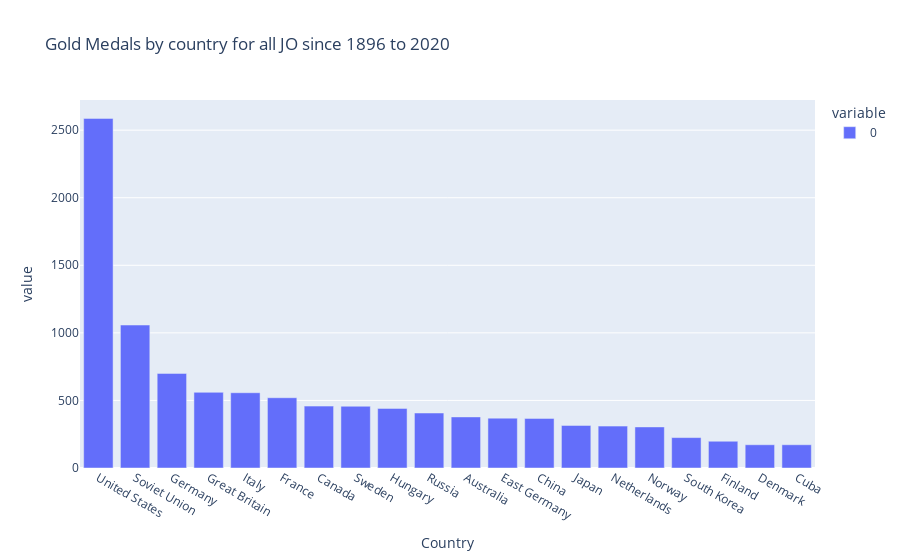

Write notebook code for a chart like this one.
### Code cell
px.bar(df[df['Medal']== 'Gold'].groupby('Country').size().sort_values(ascending=False).head(20), title='Gold Medals by country for all JO since 1896 to 2020')

### Figure 1 — Plotly figure (JSON) as saved in the notebook; plotly's stock layout.template omitted (floating-point values rounded to 4 significant figures)
{"data": [{"alignmentgroup": "True", "hovertemplate": "variable=0<br>Country=%{x}<br>value=%{y}<extra></extra>", "legendgroup": "0", "marker": {"color": "#636efa", "pattern": {"shape": ""}}, "name": "0", "offsetgroup": "0", "orientation": "v", "showlegend": true, "textposition": "auto", "type": "bar", "x": ["United States", "Soviet Union", "Germany", "Great Britain", "Italy", "France", "Canada", "Sweden", "Hungary", "Russia", "Australia", "East Germany", "China", "Japan", "Netherlands", "Norway", "South Korea", "Finland", "Denmark", "Cuba"], "xaxis": "x", "y": [2587, 1058, 700, 560, 557, 520, 458, 457, 441, 407, 378, 369, 367, 315, 310, 304, 225, 198, 172, 172], "yaxis": "y"}], "layout": {"barmode": "relative", "legend": {"title": {"text": "variable"}, "tracegroupgap": 0}, "title": {"text": "Gold Medals by country for all JO since 1896 to 2020"}, "xaxis": {"anchor": "y", "domain": [0, 1], "title": {"text": "Country"}}, "yaxis": {"anchor": "x", "domain": [0, 1], "title": {"text": "value"}}}}
